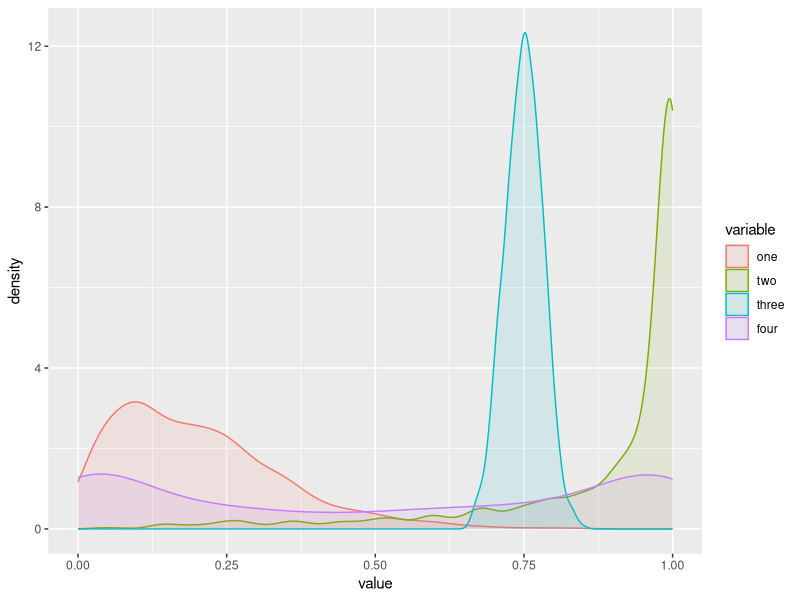

Write the R code that produced this figure.
## ---- chunk 1
# library(dplyr)
library(ggplot2)
library(reshape2)
## ---- chunk 2
est_alpha <- function(mu, var) {
  alpha <- (mu^2)*(((1-mu)/var) - (1/mu))
  return(alpha)
}

est_beta <- function(mu, var) {
  alpha <- (mu^2)*(((1-mu)/var) - (1/mu))
  beta <- alpha * ((1/mu) - 1)
  return(beta)
}
## ---- chunk 3
inputs <- data.frame(
  id = c('one', 'two', 'three', 'four'),
  mean = c(0.2, 0.9, .75, .5),
  var = c(.02, .03, .001, .15),
  stringsAsFactors = FALSE
)

gen_data <- function(n, df) {
  tt <- sapply(df$id, function(x) {
    mu <- df[which(df$id == x), 'mean']
    var <- df[which(df$id == x), 'var']
    rbeta(n, est_alpha(mu, var), est_beta(mu, var))
  }, simplify = FALSE, USE.NAMES = TRUE)
  out_data <- do.call(cbind.data.frame, tt)
  return(out_data)
}

simdata <- gen_data(1000, inputs)
## ---- chunk 4
plot_data <- melt(simdata)

ggplot(plot_data, aes(value, fill=variable, color=variable)) + 
  geom_density(alpha=0.1)

